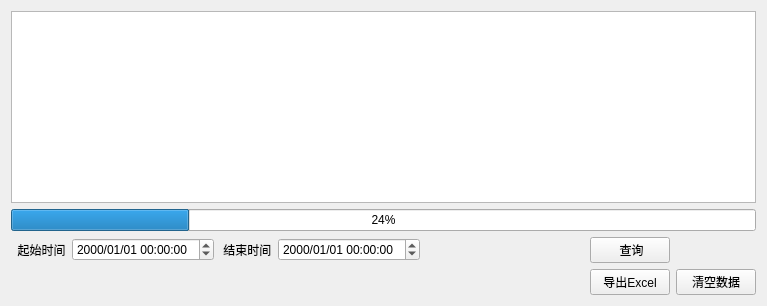
          <widget class="QWidget" name="tab_tctab">
           <attribute name="title">
            <string> 温度数据</string>
           </attribute>
           <layout class="QGridLayout" name="gridLayout_7">
            <item row="2" column="4">
             <spacer name="horizontalSpacer_27">
              <property name="orientation">
               <enum>Qt::Horizontal</enum>
              </property>
              <property name="sizeHint" stdset="0">
               <size>
                <width>158</width>
                <height>20</height>
               </size>
              </property>
             </spacer>
            </item>
            <item row="2" column="5">
             <widget class="QPushButton" name="btTempQuerry">
              <property name="text">
               <string> 查询</string>
              </property>
             </widget>
            </item>
            <item row="2" column="0">
             <widget class="QLabel" name="label_15">
              <property name="text">
               <string>  起始时间</string>
              </property>
             </widget>
            </item>
            <item row="2" column="2">
             <widget class="QLabel" name="label_16">
              <property name="text">
               <string> 结束时间</string>
              </property>
             </widget>
            </item>
            <item row="3" column="0" colspan="5">
             <spacer name="horizontalSpacer_4">
              <property name="orientation">
               <enum>Qt::Horizontal</enum>
              </property>
              <property name="sizeHint" stdset="0">
               <size>
                <width>536</width>
                <height>20</height>
               </size>
              </property>
             </spacer>
            </item>
            <item row="3" column="5">
             <widget class="QPushButton" name="btTempExport">
              <property name="text">
               <string>导出Excel</string>
              </property>
             </widget>
            </item>
            <item row="2" column="1">
             <widget class="QDateTimeEdit" name="dteTempStart">
              <property name="sizePolicy">
               <sizepolicy hsizetype="Preferred" vsizetype="Fixed">
                <horstretch>0</horstretch>
                <verstretch>0</verstretch>
               </sizepolicy>
              </property>
              <property name="minimumSize">
               <size>
                <width>142</width>
                <height>20</height>
               </size>
              </property>
              <property name="displayFormat">
               <string>yyyy/MM/dd HH:mm:ss</string>
              </property>
             </widget>
            </item>
            <item row="2" column="3">
             <widget class="QDateTimeEdit" name="dteTempEnd">
              <property name="sizePolicy">
               <sizepolicy hsizetype="Preferred" vsizetype="Fixed">
                <horstretch>0</horstretch>
                <verstretch>0</verstretch>
               </sizepolicy>
              </property>
              <property name="minimumSize">
               <size>
                <width>142</width>
                <height>20</height>
               </size>
              </property>
              <property name="displayFormat">
               <string>yyyy/MM/dd HH:mm:ss</string>
              </property>
             </widget>
            </item>
            <item row="3" column="6">
             <widget class="QPushButton" name="btClearTemp">
              <property name="text">
               <string>清空数据</string>
              </property>
             </widget>
            </item>
            <item row="0" column="0" colspan="7">
             <widget class="QTableView" name="tbvTempDatas"/>
            </item>
            <item row="1" column="0" colspan="7">
             <widget class="QProgressBar" name="prgExportTmpData">
              <property name="value">
               <number>24</number>
              </property>
             </widget>
            </item>
           </layout>
          </widget>
